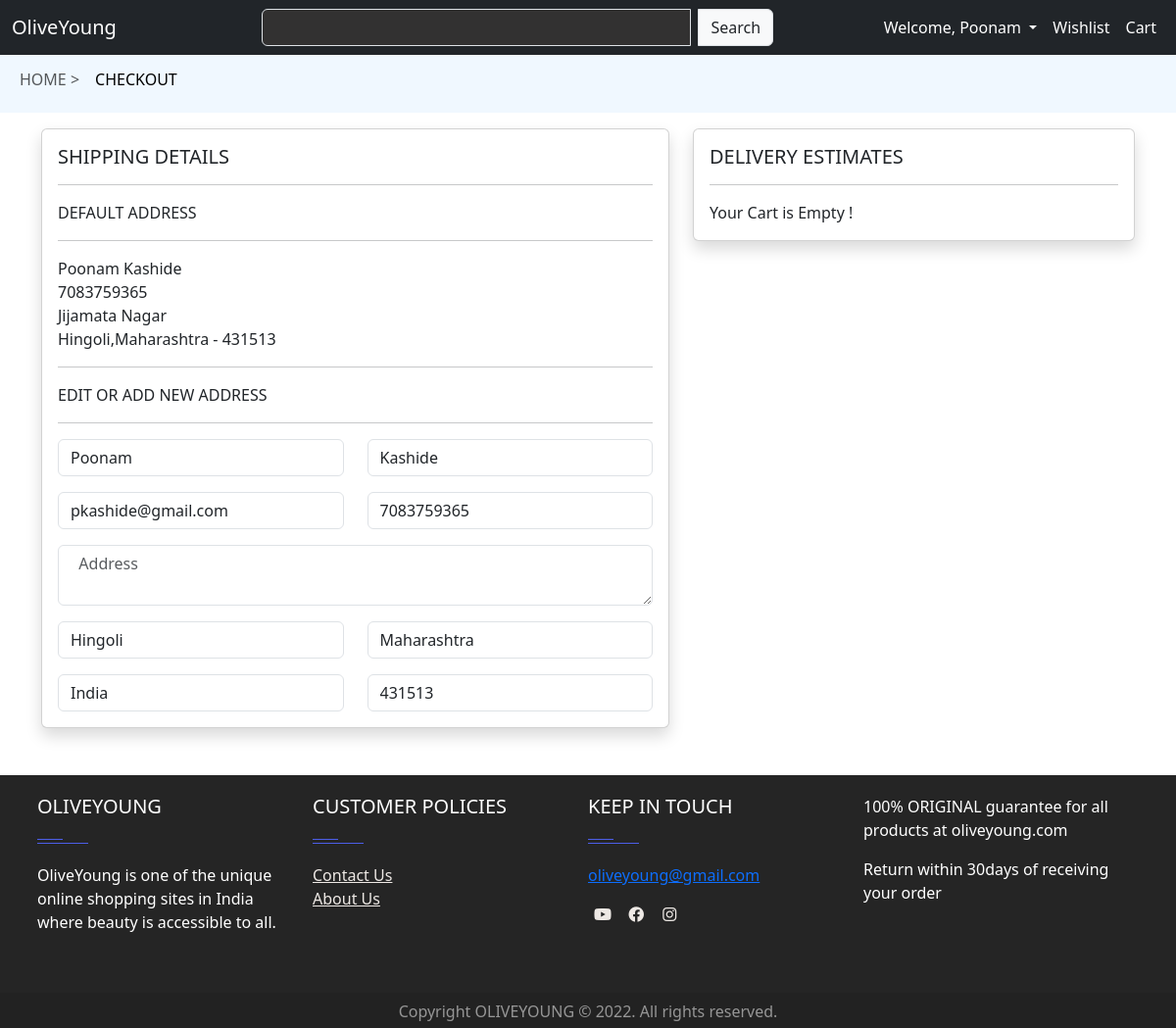
Page /checkout (signed in) on the committed database.
### store/models.py (models this page shows)
class Account(models.Model):
    user = models.OneToOneField(User, on_delete = models.CASCADE)
    phone = models.CharField(max_length=50,null=False,blank=False)
    address = models.TextField(null=False)
    city = models.CharField(max_length=50,null=False,blank=False)
    state = models.CharField(max_length=50,null=False,blank=False)
    country = models.CharField(max_length=50,null=False,blank=False)
    zipcode = models.CharField(max_length=50,null=False,blank=False)
    created_on = models.DateTimeField(auto_now_add=True)
    class Meta:
        db_table = 'Account'

### store/views.py (the view)
# urls.py: path('checkout',views.checkout,name='checkout'),
@login_required(login_url='userlogin')
def checkout(request):
    cart = Cart.objects.filter(user=request.user.id)
    for item in cart:
        if(item.quantity > item.product.quantity):
            cartitem = Cart.objects.get(id=item.id)
            cartitem.delete()
    cartitems = Cart.objects.filter(user=request.user.id)
    totalamount = 0
    total = 0
    for item in cartitems:
        totalamount = totalamount + (item.product.selling_price * item.quantity)
        total = totalamount + 40
    useraccount = Account.objects.filter(user=request.user.id).first()
    return render(request, 'store/checkout.html',{'cartitems':cartitems,'total':total,'totalamount':totalamount,'useraccount':useraccount})

### store/templates/store/checkout.html (shortened to what this page needs)
{%extends 'store/main.html' %}
{% block content %}
<nav class="navbar navbar-expand-lg" style="background-color: aliceblue; color: rgb(11, 10, 10);">
    <div class="container-fluid">
      <div class="collapse navbar-collapse" id="navbarSupportedContent">
        <ul class="navbar-nav me-auto mb-2 mb-lg-0">
          <li class="nav-item">
            <h6><a class="nav-link" aria-current="page" href="/"> HOME ></a></h6>
          </li>
          <li class="nav-item">
            <h6><a class="nav-link active" href="/checkout">CHECKOUT</a></h6>
          </li>
        </ul>
      </div>
    </div>
  </nav>
 <div class="container mt-3">
    <form action="/placeorder" method="post">
        <div class="row ">
            <div class="col-md-7 ">
                    <div class="card shadow">
                        <div class="card-body">
                            <h5> SHIPPING DETAILS</h5>
                            <hr>
                            {%if useraccount %}
                           <label>DEFAULT ADDRESS</label>
                            <hr>
                            {{request.user.first_name}} {{request.user.last_name}}<br>
                            {{useraccount.phone}}<br>
                            {{useraccount.address}}<br>
                            {{useraccount.city}},{{useraccount.state}} - {{useraccount.zipcode}}
                            <hr>
                            {%endif%}
                            <label>EDIT OR ADD NEW ADDRESS</label>
                            <hr>
                                <div class="row">
                                    <div class="col-md-6">
                                        <input type="text" value="{{request.user.first_name}}" class="form-control" name="fname" placeholder=" First Name " required>
                                    </div>
                                    <div class="col-md-6">
                                        <input type="text" value="{{request.user.last_name}}" class="form-control" name="lname" placeholder=" Last Name " required>
                                    </div>
                                    <div class="col-md-6  mt-3">
                                        <input type="email" value="{{request.user.email}}" class="form-control" name="email" placeholder="Email Id" required>
                                    </div>
                                    <div class="col-md-6  mt-3">
                                        <input type="phone" value="{{useraccount.phone}}" class="form-control" name="phone" placeholder=" Contact Number " required>
                                    </div>
                                    <div class="col-md-12  mt-3">
                                        <textarea class="form-control" name="address" value="{{useraccount.address}}" placeholder="  Address " required></textarea>
                                    </div>
                                    <div class="col-md-6  mt-3">
                                        <input type="text" value="{{useraccount.city}}" class="form-control" name="city" placeholder=" City " required>
                                    </div>
                                    <div class="col-md-6  mt-3">
                                        <input type="text" value="{{useraccount.state}}" class="form-control" name="state" placeholder=" State " required>
                                    </div>
                                    <div class="col-md-6  mt-3">
                                        <input type="text" value="{{useraccount.country}}" class="form-control" name="country" placeholder=" Country " required>
                                    </div>
                                    <div class="col-md-6  mt-3">
                                        <input type="text" value="{{useraccount.zipcode}}" class="form-control" name="zipcode" placeholder=" Zip Code " required>
                                    </div>
                                </div>
                        </div>
                    </div>
            </div>
            <div class="col-md-5">
                <div class="card shadow">
                    <div class="card-body">
                        <h5>DELIVERY ESTIMATES</h5>
                        <hr>
                        {% if cartitems %}
                        <table class="table table-bordereds ">
                            <thead>
                                <tr>
                                    <th></th>
                                    <th>Product</th>
                                    <th>Quantity</th>
                                    <th>Price</th>
                                </tr>
                            </thead>
                            <tbody>
                                {% for item in cartitems %}
                                <tr>
                                    <td><img class="me-2" src="/media/{{item.product.image}}" alt="image" height="50px" width="50px"></td>
                                    <td>{{item.product.name|slice:':30'}}...</td>
                                    <td class="text-center">{{item.quantity}}</td>
                                    <td>Rs.{% widthratio item.quantity 1 item.product.selling_price|stringformat:'d' %}</td>
                                </tr>
                                {%endfor%}
                            </tbody>
                        </table>
                        <label> PRICE DETAILS </label>
                        <hr>
                        <label >Items Total</label> <span class="float-end">Rs. {{totalamount|stringformat:'d'}}</span>
                        <br>
                        <label class="mt-2">Shipping Charges </label><span class="float-end text-center mt-2 ">Rs. 40</span>
                        <hr>
                        <h6>Total Amount<span class="float-end text-center">Rs.{{total|stringformat:'d'}}</span></h6>
                        <hr>
                        <input type="hidden" value="Cash On Delivery" name="paymentmode">
                        <div class="d-grid gap-2">
                            <button type="submit" class="btn btn-dark shadow w-100 fw-bold"> Cash on Delivery </button>
                            <div id="paypal-button-container"></div>
                        </div>
                        {%else%}
                        <span class="text-center">Your Cart is Empty !</span>
                        {%endif%}
                    </div>
                </div>
            </div>
        </div>
    </form>
    <br><br>
</div>
{%endblock%}

### store/templates/store/main.html (shortened to what this page needs)
<!doctype html>
{% load static %}
<html lang="en">
<head>
    <link href="https://cdn.jsdelivr.net/npm/bootstrap@5.3.0-alpha3/dist/css/bootstrap.min.css" rel="stylesheet">
    <link rel="stylesheet" type="text/css" href='https://cdnjs.cloudflare.com/ajax/libs/font-awesome/6.2.1/css/all.min.css'/>
    <link rel="stylesheet" href="//code.jquery.com/ui/1.13.2/themes/base/jquery-ui.css">
    <link rel="stylesheet" type="text/css" href="{% static 'css/main.css' %}">
</head>
<body>
    <nav class="navbar navbar-expand-lg bg-dark navbar-dark text-white">
        <div class="container-fluid">
          <a class="navbar-brand me-4" href="/">OliveYoung</a>
          <div class="collapse navbar-collapse justify-content-end" id="navbarSupportedContent">
          <div class="search-bar" style="width:50%; margin-right: 10%;">
            <form method="post" action="/searchproduct" >
              <div class="input-group">
                <input class="form-control me-2 text-white" id='searchproducts' name="searchproduct" type="search"  aria-label="Search" required style="background-color: rgb(50, 49, 49);">
                <button class="input-group-text" type="submit">Search</button>
              </div>
            </form>
          </div>
            <ul class="navbar-nav mb-2 mb-lg-0 ">
              {% if request.user.is_authenticated %}
              <li class="nav-item dropdown">
                <a class="nav-link active dropdown-toggle" href="#" role="button" data-bs-toggle="dropdown" aria-expanded="false">
                Welcome, {{request.user}}
                </a>
              </li>
              {%endif%}
              <li class="nav-item">
                <a class="nav-link active" href="/wishlist"> Wishlist </a>
              </li>
              <li class="nav-item">
                <a class="nav-link active" href="/viewcart">Cart</a>
              </li>
            </ul>
          </div>
        </div>
      </nav>
      {% block content%}
      {% endblock %}
    <footer id="footer" class="footer-1">
      <div class="main-footer widgets-dark typo-light">
      <div class="container">
      <div class="row">
      <div class="col-xs-12 col-sm-6 col-md-3">
      <div class="widget subscribe no-box">
      <h5 class="widget-title">OLIVEYOUNG<span></span></h5>
      <p>OliveYoung is one of the unique online shopping sites in India where beauty is accessible to all. </p>
      </div>
      </div>
      <div class="col-xs-12 col-sm-6 col-md-3">
      <div class="widget no-box">
      <h5 class="widget-title">CUSTOMER POLICIES<span></span></h5>
      <ul class="thumbnail-widget">
      <li>
      <div class="thumb-content"><a href="/contact">Contact Us</a></div>
      </li>
      <li>
      <div class="thumb-content"><a href="/about">About Us</a></div>
      </li>
      </ul>
      </div>
      </div>
      <div class="col-xs-12 col-sm-6 col-md-3">
      <div class="widget no-box">
      <h5 class="widget-title">KEEP IN TOUCH<span></span></h5>
      <p><a href="https://www.gmail.com/poonamkashide@gmail.com" title="glorythemes">oliveyoung@gmail.com</a></p>
      <ul class="social-footer2">
      <li class=""><a title="youtube" target="_blank" href="https://www.youtube.com/"><i class="fa-brands fa-youtube"></i></a></li>
      <li class=""><a href="https://www.facebook.com/" target="_blank" title="Facebook"><i class="fa-brands fa-facebook"></i></a></li>
      <li class=""><a title="instagram" target="_blank" href="https://www.instagram.com/"><i class="fa-brands fa-instagram"></i></a></li>
      </ul>
      </div>
      </div>
      <div class="col-xs-12 col-sm-6 col-md-3">
        <div class="widget no-box">
        <p>100% ORIGINAL guarantee for all products at oliveyoung.com</p>
        <p>Return within 30days of receiving your order</p>
        </div>
      </div>
      </div>
      </div>
      </div>
      <div class="footer-copyright">
      <div class="container">
      <div class="row">
      <div class="col-md-12 text-center">
      <p>Copyright OLIVEYOUNG © 2022. All rights reserved.</p>
      </div>
      </div>
      </div>
      </div>
      </footer>
</body>
</html>

### store/static/css/main.css (style rules this page uses)
.col-md-3 { display: inline-block; margin-left:-4px; }
footer .main-footer { padding: 20px 0; background: #252525; }
footer ul { padding-left: 0; list-style: none; }
.footer-copyright { background: #222; padding: 5px 0; }
.footer-copyright p { color: #969696; margin: 2px 0 0; }
.widget { padding: 20px; margin-bottom: 40px; }
.widget.no-box { padding: 0; background-color: transparent; margin-bottom: 40px; box-shadow: none; -webkit-box-shadow: none; -moz-box-shadow: none; -ms-box-shadow: none; -o-box-shadow: none; }
.widget.subscribe p { margin-bottom: 18px; }
.widget li a { color: #eee9e5; }
.widget-title { margin-bottom: 20px; }
.widget-title span { background: #4c5ee8 none repeat scroll 0 0;display: block; height: 1px;margin-top: 25px;position: relative;width: 20%; }
.widget-title span::after { background: inherit;content: "";height: inherit; position: absolute;top: -4px;width: 50%; }
.typo-light h1, .typo-light h2, .typo-light h3, .typo-light h4, .typo-light h5, .typo-light h6, .typo-light p, .typo-light div, .typo-light span, .typo-light small { color: #fff; }
ul.social-footer2 { margin: 0;padding: 0; width: auto; }
ul.social-footer2 li { display: inline-block;padding: 0; }
ul.social-footer2 li a { display: block; height:30px;width: 30px;text-align: center; }

### rows in the picture
Account: phone "7083759365", address "Jijamata Nagar", city "Hingoli", state "Maharashtra", zipcode "431513", address "Address", country "India"

### other values in the picture
{{ request.user }} "Poonam"
{{ request.user.first_name }} "Poonam"
{{ request.user.last_name }} "Kashide"
